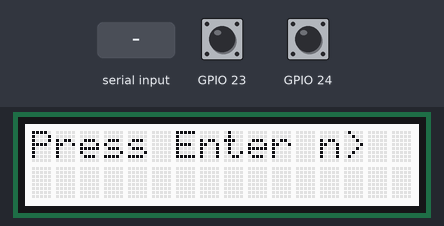
Bench run of a program on a simulated Raspberry Pi (BCM pin numbers). On the bench: 16×2 character LCD. Inputs (shaded band) come from the test bench; at power-on: GPIO 24 HIGH, GPIO 23 HIGH. What the program prints to the terminal is not drawn. At 4.4 s the program stops and its outputs stay as they are.

Above: at 1.2 s.
1.3 s: "1" typed at the terminal, then Enter
At 2.5 s:
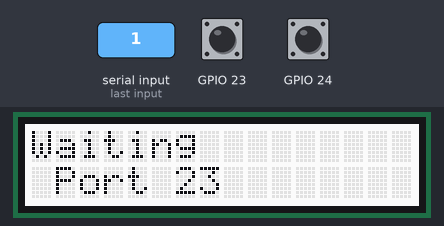
2.8 s: GPIO 24 pulled LOW for 0.15 s
At 4.0 s:
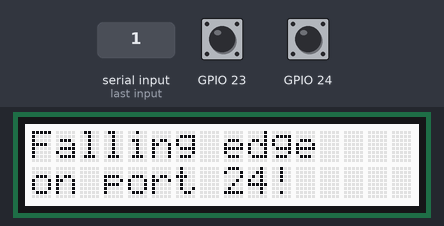
4.4 s: GPIO 23 pulled LOW for 0.15 s
At 4.8 s:
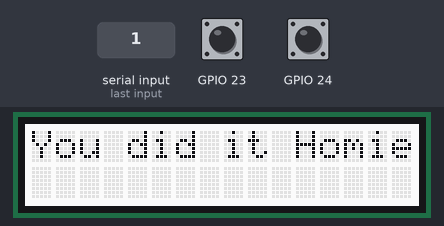
Timing chart, 0 to 5.9 s (numbered marks = the images above; inputs shaded):
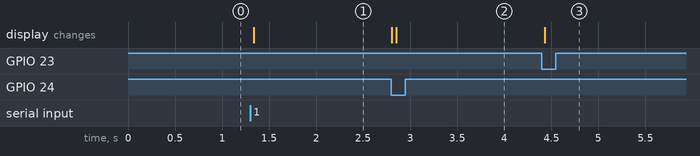

The program:

gpiowithbuttons.py
```python
#!/usr/bin/python

#Playing with some buttons

#This code is written and located at Alex Eames http://RasPi.tv  

#I have mad slight changes to the code as needed for my lcd plate 11/27/2017

import RPi.GPIO as GPIO

import Adafruit_CharLCD as LCD

lcd = LCD.Adafruit_CharLCDPlate()

import time

GPIO.setmode(GPIO.BCM)


# GPIO 23 & 24 set up as inputs. One pulled up, the other down.  

# 23 will go to GND when button pressed and 24 will go to 3V3 (3.3V)  

# this enables us to demonstrate both rising and falling edge detection  

GPIO.setup(23, GPIO.IN, pull_up_down=GPIO.PUD_UP)

GPIO.setup(24, GPIO.IN, pull_up_down=GPIO.PUD_UP)


# now we'll define the threaded callback function  

# this will run in another thread when our event is detected  

def my_callback(channel):

    lcd.clear()

    lcd.message("Falling edge\non port 24!")

    print ("Rising edge detected on port 24 - even though, in the main thread,")

    print ("we are still waiting for a falling edge - cool story bro?\n")

    print ("Make sure you have a button connected so that when pressed")

    print ("it will connect GPIO port 23 (pin 16) to GND (pin 6)\n")

    print ("You will also need a second button connected so that when pressed")

    print ("It will connect GPIO port 24 (pin 18) to 3V3 (pin 1)")

raw_input(lcd.message("Press Enter n>"))


# The GPIO.add_event_detect() line below set things up so that

# when a rising edge is detected on port 24, regardless of whatever

# else is happening in the program, the function "my_callback" will be run

# It will happen even while the program is waiting for

# a falling edge on the other button.


GPIO.add_event_detect(24, GPIO.FALLING, callback=my_callback, bouncetime = 200)


try:

    lcd.clear()

    lcd.message("Waiting \n Port 23")

    print "Waiting for falling edge on port 23"

    GPIO.wait_for_edge(23, GPIO.FALLING)

    lcd.clear()

    lcd.message("You did it Homie")

    print "Falling edge detected."


except KeyboardInterrupt:

    GPIO.cleanup() # clean up GPIO on CTRL+C exit

GPIO.cleanup() # clean up GPIO on normal exit
```

Measured:
- after the input at 1.3 s, the display: changes at once (image 1)
- after the input at 2.8 s, the display: first changes at once (image 2 shows a later state)
- after the input at 4.4 s, the display: changes at once (image 3)
